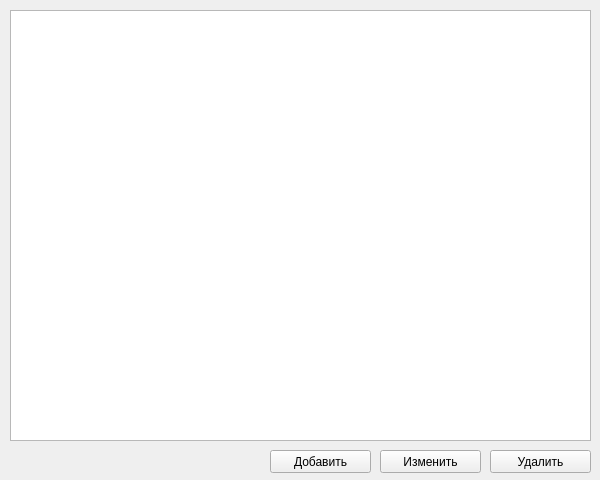
<?xml version="1.0" encoding="UTF-8"?>
<ui version="4.0">
 <class>Form</class>
 <widget class="QWidget" name="Form">
  <property name="geometry">
   <rect>
    <x>0</x>
    <y>0</y>
    <width>600</width>
    <height>480</height>
   </rect>
  </property>
  <property name="windowTitle">
   <string>Form</string>
  </property>
  <widget class="QTableWidget" name="tableWidget">
   <property name="geometry">
    <rect>
     <x>10</x>
     <y>10</y>
     <width>581</width>
     <height>431</height>
    </rect>
   </property>
  </widget>
  <widget class="QPushButton" name="deleteButton">
   <property name="geometry">
    <rect>
     <x>490</x>
     <y>450</y>
     <width>101</width>
     <height>23</height>
    </rect>
   </property>
   <property name="text">
    <string>Удалить</string>
   </property>
  </widget>
  <widget class="QPushButton" name="changeButton">
   <property name="geometry">
    <rect>
     <x>380</x>
     <y>450</y>
     <width>101</width>
     <height>23</height>
    </rect>
   </property>
   <property name="text">
    <string>Изменить</string>
   </property>
  </widget>
  <widget class="QPushButton" name="addButton">
   <property name="geometry">
    <rect>
     <x>270</x>
     <y>450</y>
     <width>101</width>
     <height>23</height>
    </rect>
   </property>
   <property name="text">
    <string>Добавить</string>
   </property>
  </widget>
 </widget>
 <resources/>
 <connections/>
</ui>
